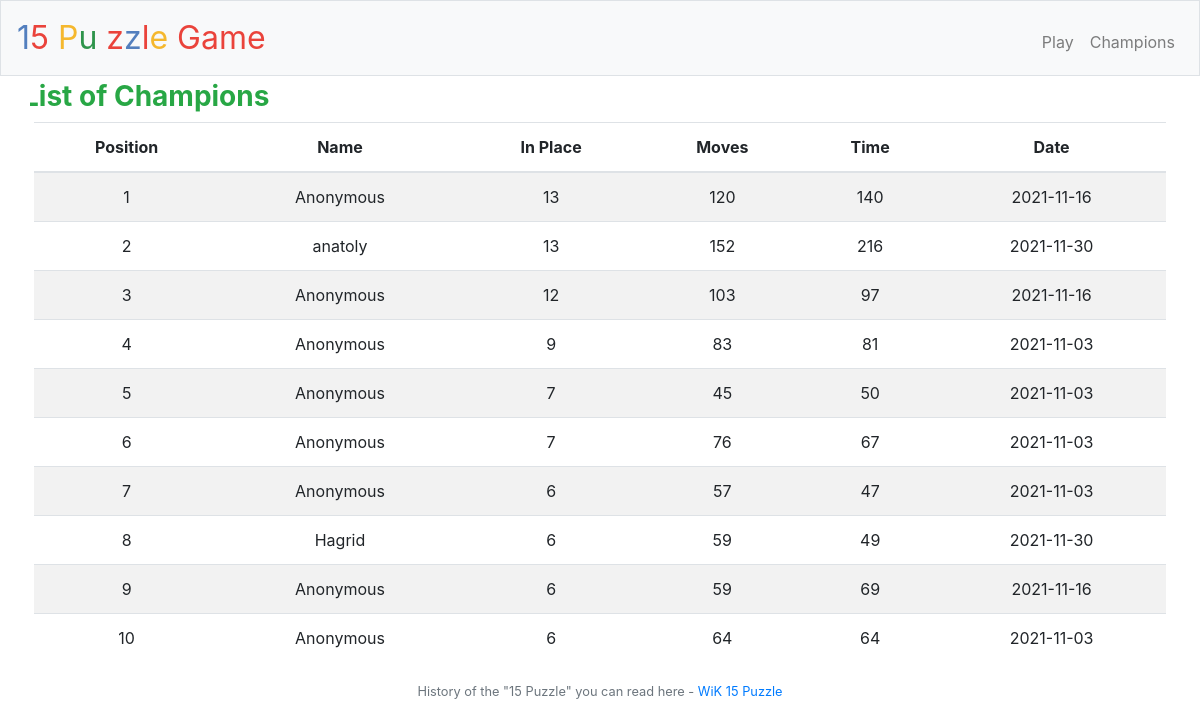
Page /allScores on the committed database.
### tables this page shows
CREATE TABLE scores (id integer PRIMARY KEY AUTOINCREMENT, name varchar (255), inplace integer, moves integer, seconds integer, recorddate datetime DEFAULT CURRENT_TIMESTAMP);

### application.py (the view)
@app.route("/allScores", methods=["GET", "POST"])
def allScores():
    if request.method == "POST":
        fixed = request.form.get("inPlace")
        moves = request.form.get("counter")
        time = request.form.get("timer")
        name = request.form.get("name")
        timeStamp = datetime.datetime.now()
        if not request.form.get("name"):
            name = "Anonymous"
        db.execute("INSERT INTO scores(name, inplace, moves, seconds, recorddate) VALUES(?, ?, ?, ?, ?)",
           name, fixed, moves, time, timeStamp)
        result = db.execute("SELECT name, inplace, moves, seconds, recorddate FROM scores ORDER BY inplace DESC, moves ASC, seconds ASC LIMIT 10")
    else:
        result = db.execute("SELECT name, inplace, moves, seconds, recorddate FROM scores ORDER BY inplace DESC, moves ASC, seconds ASC LIMIT 10")
        return render_template("allScores.html", result=result, i=0)
    return render_template("allScores.html", result=result, i=1);

### templates/allScores.html (shortened to what this page needs)
{% extends "layout.html" %}
{% block main %}
<div class="row p=1 m=0">
    <h3 class="font-weight-bold text-success ml-1">List of Champions</h3>
</div>
<table class="table table-striped">
    <thead>
        <tr>
            <th>Position</th>
            <th>Name</th>
            <th>In Place</th>
            <th>Moves</th>
            <th>Time</th>
            <th>Date</th>
        </tr>
    </thead>
    <tbody>
        {% for r in result %}
        <tr>
            <td> {{ loop.index }} </td>
            <td> {{ r.name }}</td>
            <td> {{ r.inplace }} </td>
            <td> {{ r.moves }} </td>
            <td> {{ r.seconds }} </td>
            <td> {{ r.recorddate }} </td>
        </tr>
        {% endfor %}
    </tbody>
</table>
{% endblock %}

### templates/layout.html (shortened to what this page needs)
<!DOCTYPE html>
<html lang="en">
    <head>
        <link rel="stylesheet" href="https://cdn.jsdelivr.net/npm/bootstrap@4.5.3/dist/css/bootstrap.min.css">
        <link href="/static/styles.css" rel="stylesheet">
    </head>
    <body>
        <nav class="navbar navbar-expand-sm navbar-light bg-light border">
            <a class="navbar-brand" href="/"><span class="blue">1</span><span class="red">5</span><span class="yellow"> P</span><span class="green">u</span> <span class="red">z</span><span class="blue">z</span><span class="red">l</span><span class="yellow">e</span> <span class="red">Game</span></a>
            <div class="collapse navbar-collapse" id="navbar">
                <ul class="navbar-nav ml-auto mt-2">
                    <li class="nav-item"><a class="nav-link" href="/index">Play</a></li>
                    <li class="nav-item"><a class="nav-link" href="/allScores">Champions</a></li>
                </ul>
            </div>
        </nav>
        <main class="container p-1">
            {% block main %}{% endblock %}
        </main>
        <footer class="small text-center text-muted">
            History of the "15 Puzzle" you can read here - <a href="https://en.wikipedia.org/wiki/15_puzzle">WiK 15 Puzzle</a>
        </footer>
    </body>
</html>

### static/styles.css (style rules this page uses)
nav .navbar-brand { font-size: xx-large; }
nav .navbar-brand .blue { color: #537fbe; }
nav .navbar-brand .red { color: #ea433b; }
nav .navbar-brand .yellow { color: #f5b82e; }
nav .navbar-brand .green { color: #2e944b; }
main { overflow-x: auto; text-align: center; }

### rows in the picture
scores: name "Anonymous", inplace "13", moves "120", seconds "140", recorddate "2021-11-16"
scores: name "anatoly", inplace "13", moves "152", seconds "216", recorddate "2021-11-30"
scores: name "Anonymous", inplace "12", moves "103", seconds "97", recorddate "2021-11-16"
scores: name "Anonymous", inplace "9", moves "83", seconds "81", recorddate "2021-11-03"
scores: name "Anonymous", inplace "7", moves "45", seconds "50", recorddate "2021-11-03"
scores: name "Anonymous", inplace "7", moves "76", seconds "67", recorddate "2021-11-03"
scores: name "Anonymous", inplace "6", moves "57", seconds "47", recorddate "2021-11-03"
scores: name "Hagrid", inplace "6", moves "59", seconds "49", recorddate "2021-11-30"
scores: name "Anonymous", inplace "6", moves "59", seconds "69", recorddate "2021-11-16"
scores: name "Anonymous", inplace "6", moves "64", seconds "64", recorddate "2021-11-03"
